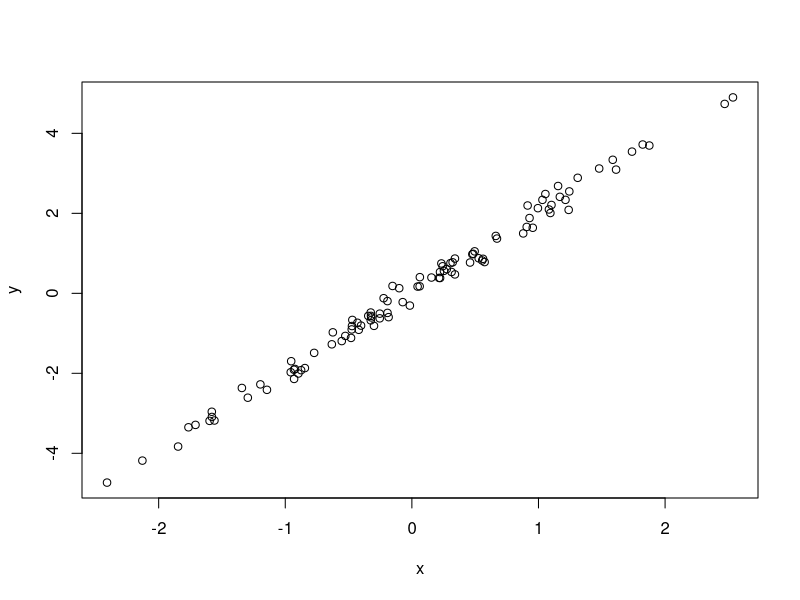

The R script that drew this image:
# Simulate and plot data
# Shaun Welman
# shaun.welman@uct.ac.za
# 2024-07-05

#-Simulate predictor variable
x <- rnorm(n = 100)
# Simulate response variable with some noise
y <- 2 * x + rnorm(n = 100, sd = 0.2)

# Plot the data
plot(x = x, y = y)